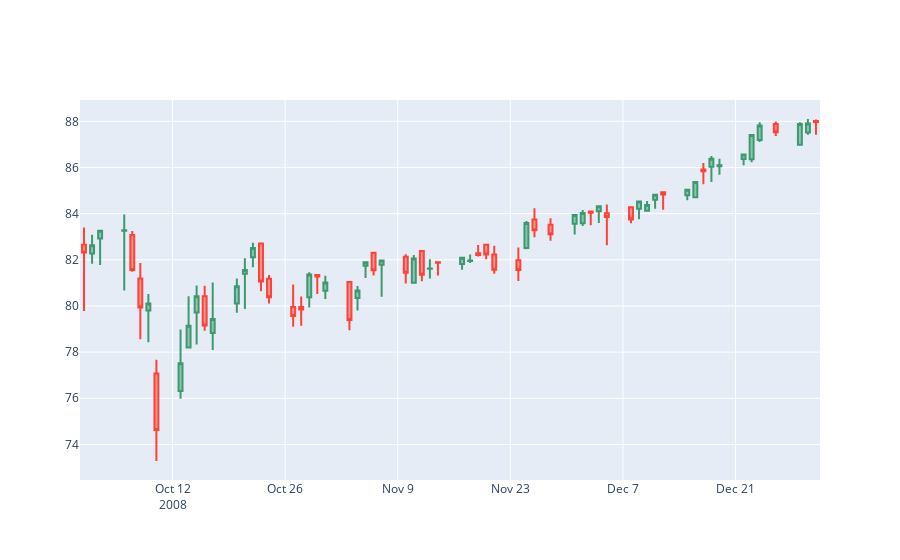

Notebook code cell kept with this figure:
### Code cell
fig = go.Figure(data=[go.Candlestick(x=filtered_data2008_quart4['Date'],
                open=filtered_data2008_quart4['Open'],
                high=filtered_data2008_quart4['High'],
                low=filtered_data2008_quart4['Low'],
                close=filtered_data2008_quart4['Close'])])

fig.update_layout(xaxis_rangeslider_visible=False)
fig.show()
